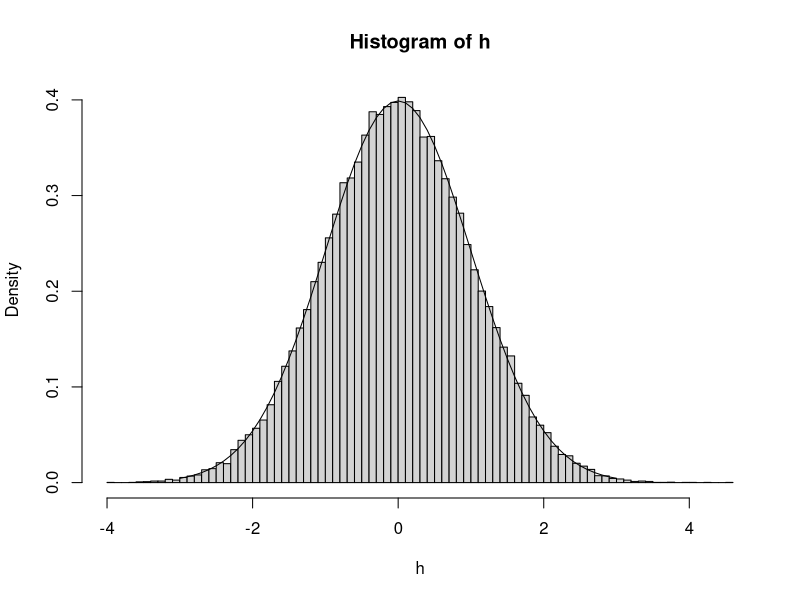
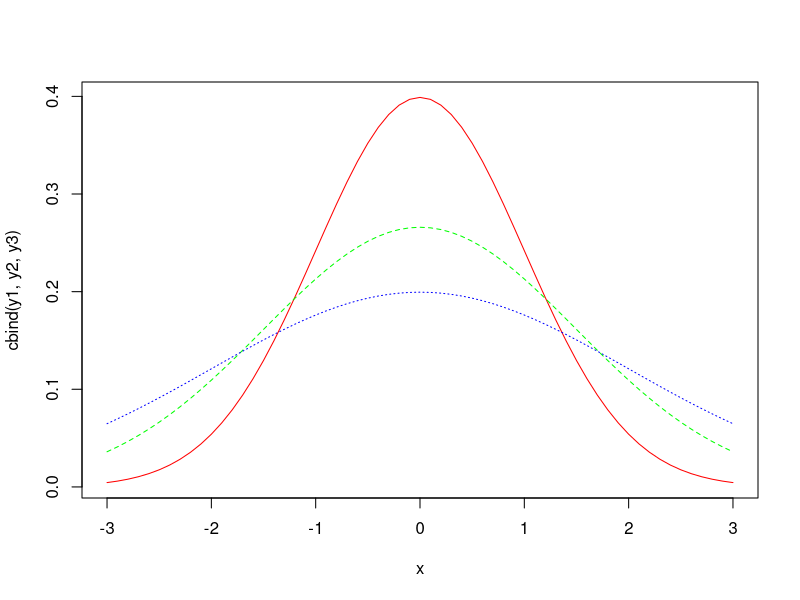

These figures' R source, in order:
# Creates a histogram of a standard normal distribution

x = seq(-3, 3, 0.1)               # Defines the interval
h = rnorm(50000, 0, 1)            # Histogram
y1 = dnorm(x, 0, 1)               # Continuous curve
hist(h, breaks=100, freq=FALSE)   # Creates the plots
lines(x, y1)

# Next we create a plot with 3 normal distributions

y2 = dnorm(x, 0, 1.5)
y3 = dnorm(x, 0, 2)
matplot(x, cbind(y1,y2,y3),type="l",col=c("red", "green", "blue"))
